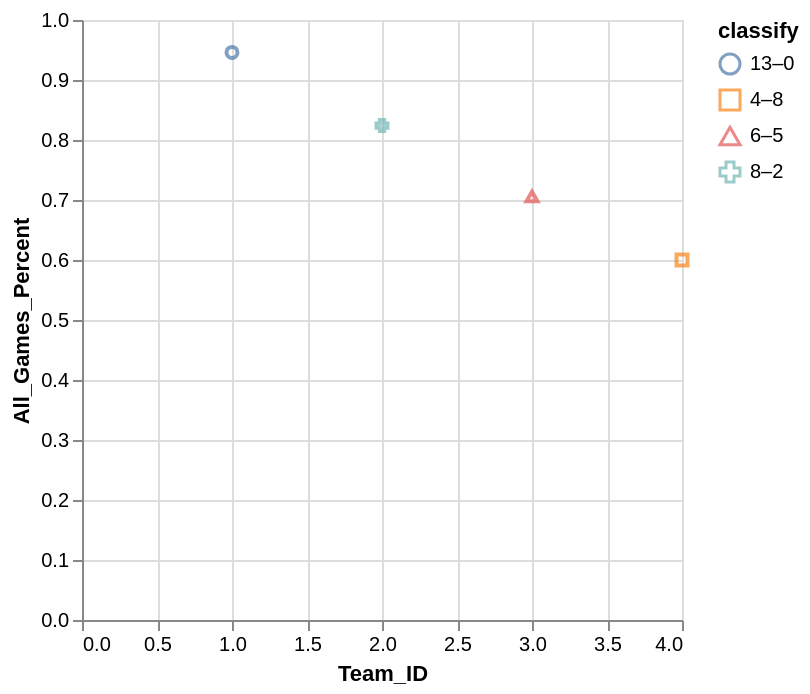

This figure's Vega-Lite source:
### Vega-Lite specification from a JSON file in a GitHub repository (floating-point values rounded to 4 significant figures)
{"data": {"values": [{"x_data": 1, "y_data": 0.946, "classify": "13–0"}, {"x_data": 4, "y_data": 0.6, "classify": "4–8"}, {"x_data": 3, "y_data": 0.706, "classify": "6–5"}, {"x_data": 2, "y_data": 0.824, "classify": "8–2"}]}, "mark": "point", "encoding": {"x": {"field": "x_data", "type": "quantitative", "title": "Team_ID", "scale": {"zero": "false"}}, "y": {"field": "y_data", "type": "quantitative", "title": "All_Games_Percent", "scale": {"zero": "false"}}, "color": {"field": "classify", "type": "nominal"}, "shape": {"field": "classify", "type": "nominal"}}}
